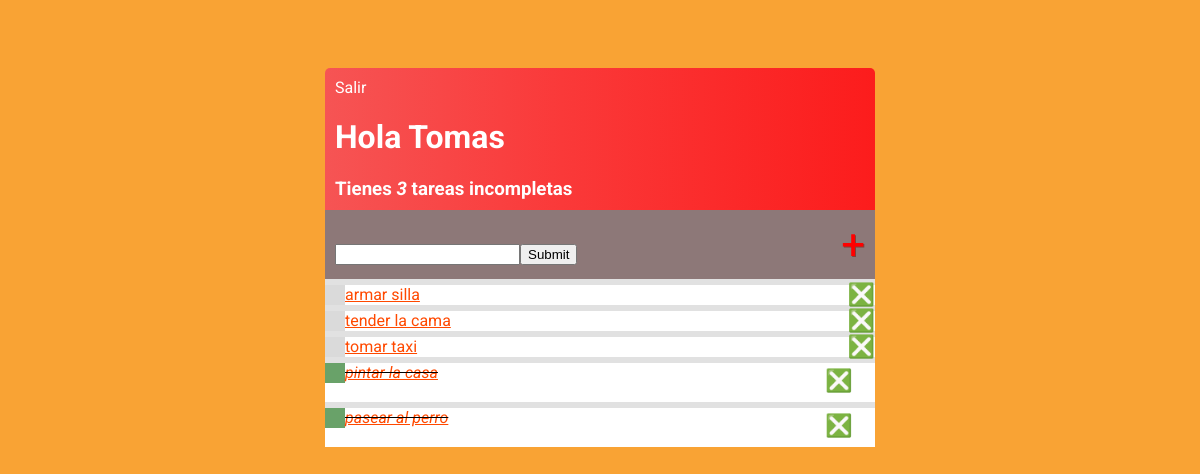
Page / (signed in) on the earlier database version.
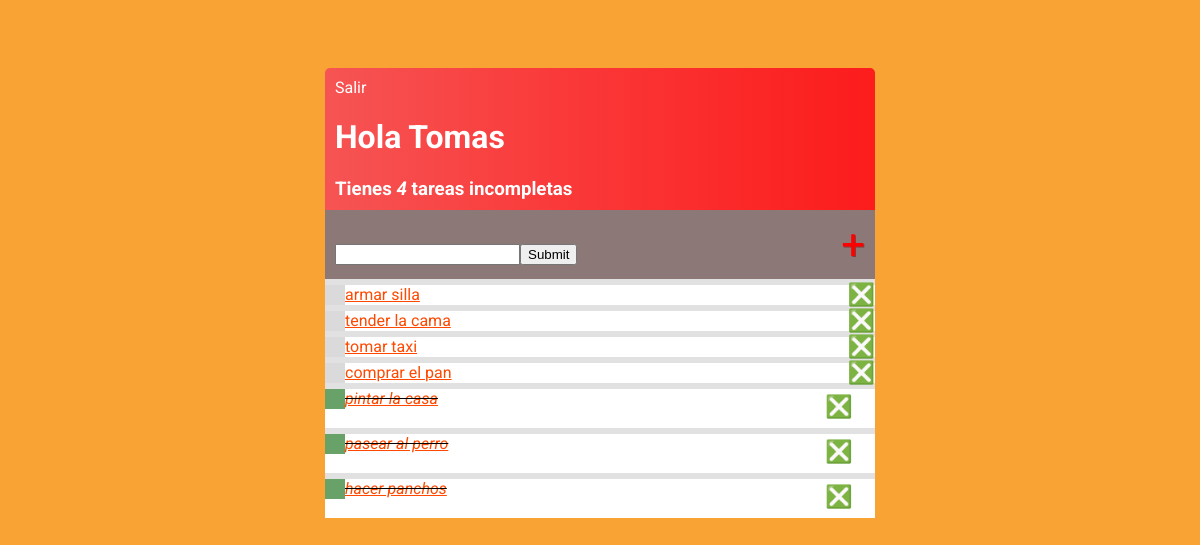
Same page on the later database version.
### base/models.py (models this page shows)
class Tarea(models.Model):
    usuario = models.ForeignKey(User, on_delete=models.CASCADE
                                ,null=True
                                ,blank= True)
    titulo = models.CharField(max_length=200)
    descripcion = models.TextField(null=True,blank= True)
    completo = models.BooleanField(default=False)
    creado =models.DateTimeField(auto_now_add=True)
    def __str__(self):
        return self.titulo
    class Meta:
        ordering = ["completo"]

### base/views.py (the view)
# urls.py: path("", ListaPendientes.as_view(), name = 'Tareas'),
class ListaPendientes(LoginRequiredMixin, ListView):
    model = Tarea
    context_object_name =  "tareas"
    def get_context_data(self, **kwargs):
         context = super().get_context_data(**kwargs)
         context["tareas"] = context["tareas"].filter(usuario=self.request.user)
         context["count"] = context["tareas"].filter(completo  = False).count()
         valor_buscado = self.request.GET.get("area-buscar") or ''
         if valor_buscado:
             context["tareas"] = context["tareas"].filter(titulo__contains=valor_buscado)
         context["valor_buscado"] = valor_buscado
         return context

### base/templates/base/tarea_list.html
{% extends 'base/principal.html'%}
{% block content%}
<div class="barra-superior">
  <div>
    {% if request.user.is_authenticated%}
    <a href = "{% url 'Logout'  %}"> Salir </a>
    {% else %}
    <a href = "{% url 'Login'  %}"> Ingresar </a>
    {% endif %}
    <h1>Hola {{request.user|title}}</h1>
    <h3 style = "margin:0">Tienes <i> {{count}}</i> tarea{{count|pluralize}} incompleta{{count|pluralize}}</h3>
  </div>
</div>
<div id= "envoltorio-agregar-buscar">
  <form method="GET" style= "margin-top:20px; display:flex;">
    <input type= "text" name = "area-buscar" value = "{{valor_buscado}}">
    <input class = "boton" type="submit" name="Buscar">
  </form>
  <a id= "enlace-agregar" href = "{% url 'crear-tarea'%}">&#x2B; </a>
</div>
<div class="envoltorio-items-tarea">
  {%for tarea in tareas%}
  <div class="envoltorio-tarea">
   {%if tarea.completo%}
    <div class="titulo-tarea">
      <div class="icono-tarea-completa"></div>
      <i><s><a href = "{%url 'editar-tarea' tarea.id %}">{{tarea}} </a></s></i>
    </div>
    <a class= "enlace-eliminar-completo" href= "{% url 'eliminar-tarea' tarea.id %}">&#x274E;</a>
    {%else%}
    <div class="titulo-tarea">
      <div class="icono-tarea-incompleta"></div>
      <a href = "{%url 'editar-tarea' tarea.id %}">{{tarea}} </a>
    <a class= "enlace-eliminar-incompleto" href= "{% url 'eliminar-tarea' tarea.id %}">&#x274E;</a>
    {%endif%}
  </div>
  {%empty%}
  <h3> No hay elementos en esta lista </h3>
  {%endfor%}
</div>
{% endblock content%}

### base/templates/base/principal.html (shortened to what this page needs)
<!DOCTYPE html>
<html lang="es">
<head>
</head>
<body>
    <div class = "container">
        {% block content%}
        {% endblock content%}
    </div>
</body>
</html>

### base/templates/base/principal.html (style rules this page uses)
body { background-color: #F9A334; font-family: 'Roboto', sans-serif; padding-top: 60px; }
.container { max-width: 550px; margin: auto; background-color: #FFD39B -webkit-box-shadow: 2px 2px 13px -4px rgba(0, 0, 0, 0.21); box-shadow: 2px 2px 13px -4px rgba(0,0,0,0,21); }
h1, h2, h3, h4, h5, h6 { font-family: 'Roboto', sans-serif; }
a, p { color: #FF4900; }
.barra-superior { display: flex; justify-content: space-between; color: #ffffff; padding: 10px; border-radius: 5px 5px 0 0; background: Linear-gradient(90deg ,#F65454 0%,#FA3939 43% ,#FC1C1C 100%); }
.barra-superior a { color: #FFFFFF; text-decoration: none; }
.envoltorio-tarea { align-items: center; justify-content:space-between; background-color: #ffffff; border-top: 6px solid rgb(225, 225, 225) }
.titulo-tarea { display: flex; }
.icono-tarea-completa { height: 20px; width: 20px; background-color: rgb(105, 162, 105) }
.icono-tarea-incompleta { height: 20px; width: 20px; background-color: rgb(218, 218, 218) }
.enlace-eliminar-completo { text-decoration: none; font-weight: 900; font-size: 22px; line-height: 0; position: relative; top: -10px; left: 500px; }
.enlace-eliminar-incompleto { text-decoration: none; font-weight: 900; font-size: 22px; line-height: 0; padding-top: 10px; position: sticky; top: -10px; left: 888px; }
#envoltorio-agregar-buscar { background-color: #8D7878; display:flex; justify-content:space-between; align-items:center; padding:10px; }
#enlace-agregar { color: #FF0000; text-decoration:none; font-size:42px; text-shadow:1px 1px #81413B; }

Differences in the rows shown:
added Tarea: titulo "comprar el pan"
added Tarea: titulo "hacer panchos"
Other differences:
{{ count }}: "3" → "4"
